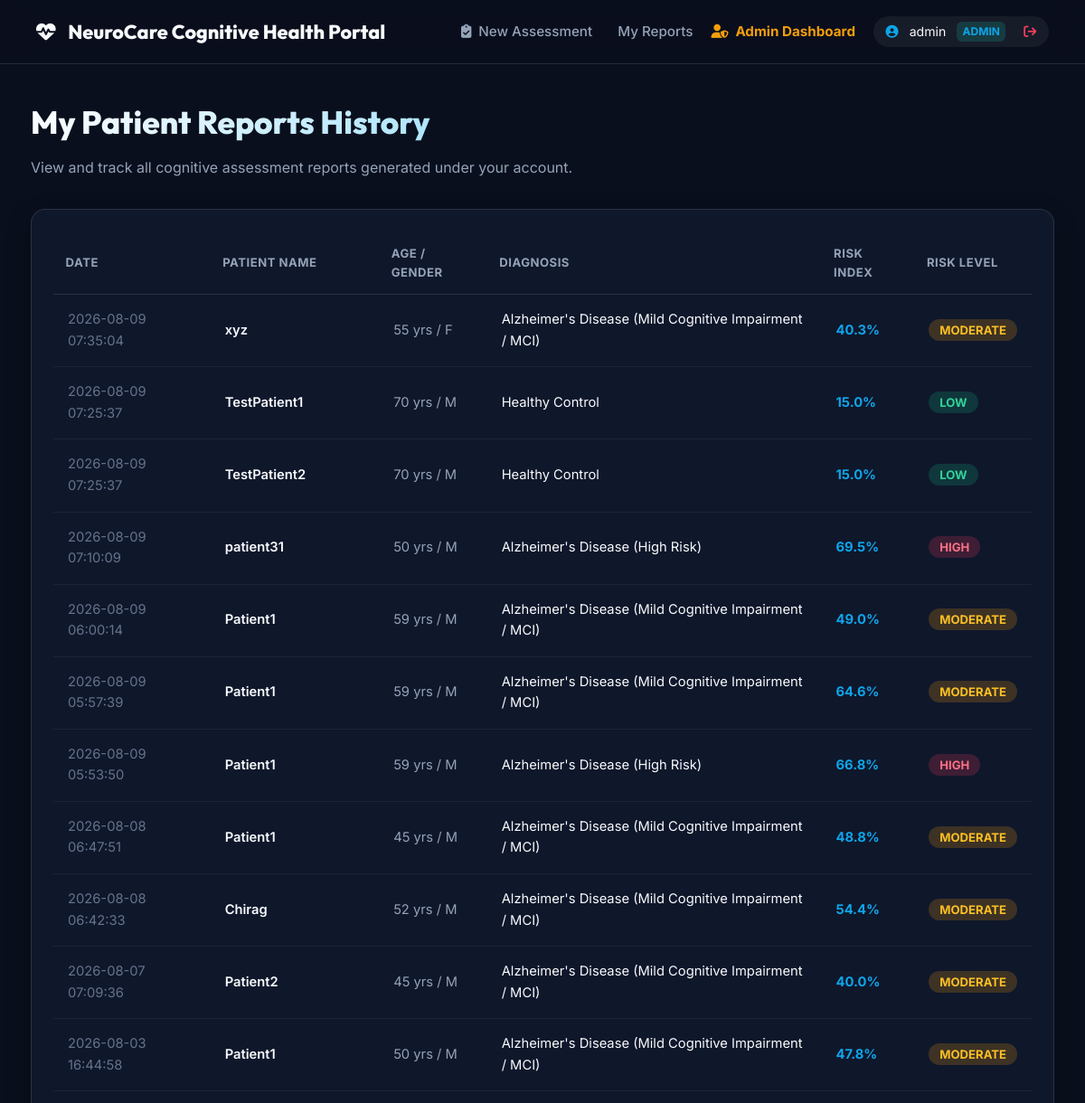
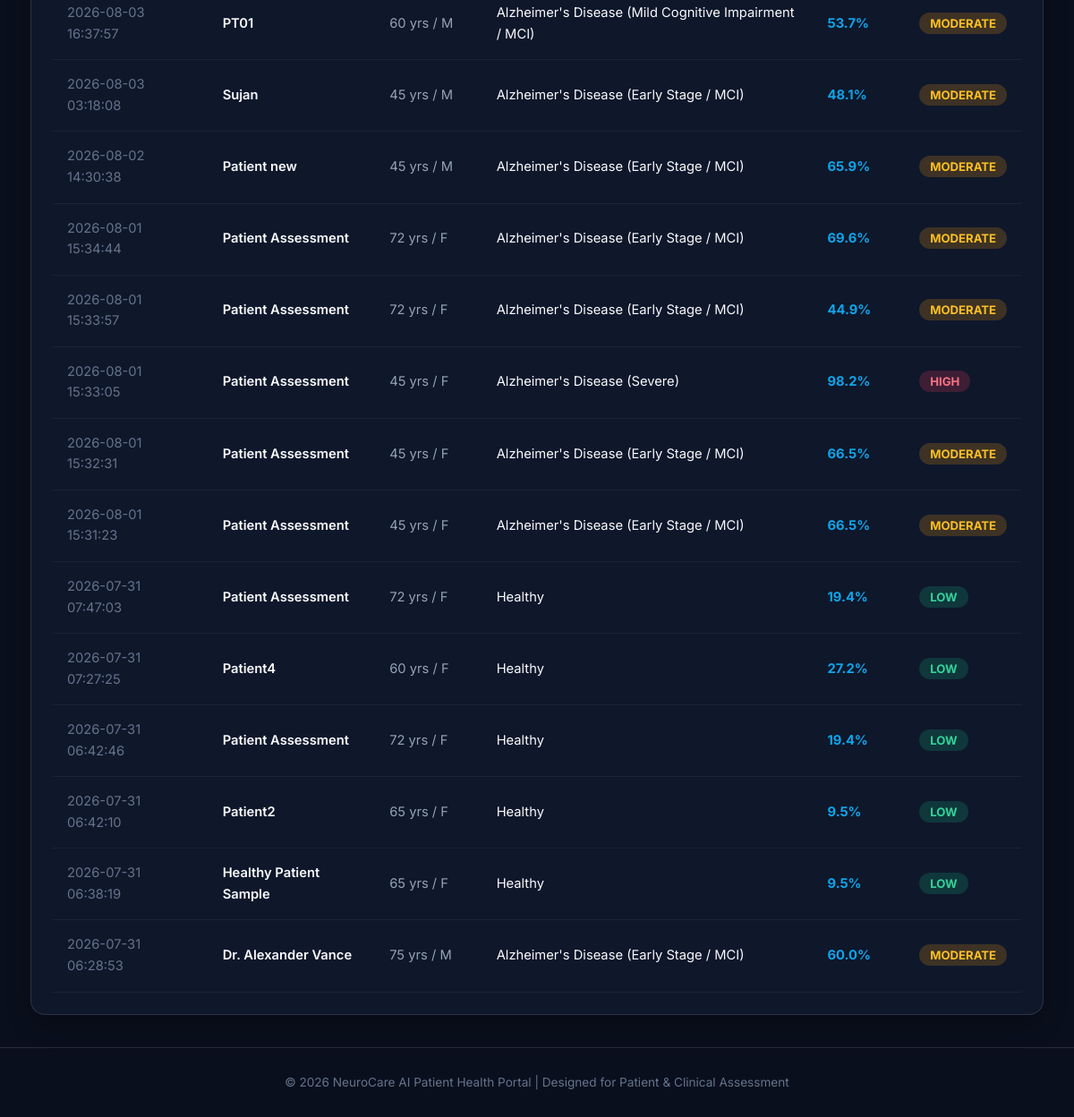
/my-reports (signed in), run on the app's committed database (2 pictures, top to bottom).
### tables this page shows
CREATE TABLE reports (
            id INTEGER PRIMARY KEY AUTOINCREMENT,
            user_id INTEGER,
            patient_name TEXT NOT NULL,
            age INTEGER,
            gender TEXT,
            diagnosis TEXT NOT NULL,
            final_probability_pct REAL NOT NULL,
            risk_level TEXT NOT NULL,
            confidence_score REAL NOT NULL,
            cognitive_prob REAL NOT NULL,
            eeg_prob REAL NOT NULL,
            speech_prob REAL NOT NULL,
            created_at TIMESTAMP DEFAULT CURRENT_TIMESTAMP,
            FOREIGN KEY (user_id) REFERENCES users (id)
        );

### app.py (the view)
@app.route('/my-reports')
def my_reports():
    if not session.get('user'):
        return render_template('portal_landing.html', error="Please sign in to view your assessment reports.")
    user_id = session['user'].get('id', 1)
    reports = get_user_reports(user_id)
    return render_template('my_reports.html', reports=reports)

### database.py (called while the page is built)
def get_db_connection():
    conn = sqlite3.connect(DB_PATH)
    conn.row_factory = sqlite3.Row
    return conn

def get_user_reports(user_id):
    conn = get_db_connection()
    cursor = conn.cursor()
    cursor.execute(
        "SELECT * FROM reports WHERE user_id = ? ORDER BY created_at DESC",
        (user_id,)
    )
    reports = [dict(r) for r in cursor.fetchall()]
    conn.close()
    return reports

### templates/my_reports.html (shortened to what this page needs)
{% extends "base.html" %}
{% block content %}
<div style="margin-bottom: 2rem;">
    <h1 class="hero-title" style="text-align: left; font-size: 2.2rem;">My Patient Reports History</h1>
    <p style="color: var(--text-secondary);">View and track all cognitive assessment reports generated under your account.</p>
</div>
{% if reports %}
    <div class="glass-panel" style="padding: 1.5rem; overflow-x: auto;">
        <table style="width: 100%; border-collapse: collapse; text-align: left; font-size: 0.92rem;">
            <thead>
                <tr style="border-bottom: 1px solid var(--border-color); color: var(--text-secondary); font-size: 0.82rem; text-transform: uppercase; letter-spacing: 0.5px;">
                    <th style="padding: 0.85rem;">Date</th>
                    <th style="padding: 0.85rem;">Patient Name</th>
                    <th style="padding: 0.85rem;">Age / Gender</th>
                    <th style="padding: 0.85rem;">Diagnosis</th>
                    <th style="padding: 0.85rem;">Risk Index</th>
                    <th style="padding: 0.85rem;">Risk Level</th>
                </tr>
            </thead>
            <tbody>
                {% for r in reports %}
                    <tr style="border-bottom: 1px solid rgba(255,255,255,0.05);">
                        <td style="padding: 1rem; color: var(--text-muted);">{{ r.created_at }}</td>
                        <td style="padding: 1rem; font-weight: 600;">{{ r.patient_name }}</td>
                        <td style="padding: 1rem; color: var(--text-secondary);">{{ r.age }} yrs / {{ r.gender }}</td>
                        <td style="padding: 1rem;">{{ r.diagnosis }}</td>
                        <td style="padding: 1rem; font-weight: 700; color: var(--accent-teal);">{{ r.final_probability_pct }}%</td>
                        <td style="padding: 1rem;">
                            {% if r.risk_level == 'High' %}
                                <span style="background: rgba(244, 63, 94, 0.2); color: #fb7185; padding: 0.25rem 0.75rem; border-radius: 12px; font-size: 0.82rem; font-weight: 700;">HIGH</span>
                            {% elif r.risk_level == 'Moderate' %}
                                <span style="background: rgba(245, 158, 11, 0.2); color: #fbbf24; padding: 0.25rem 0.75rem; border-radius: 12px; font-size: 0.82rem; font-weight: 700;">MODERATE</span>
                            {% else %}
                                <span style="background: rgba(16, 185, 129, 0.2); color: #34d399; padding: 0.25rem 0.75rem; border-radius: 12px; font-size: 0.82rem; font-weight: 700;">LOW</span>
                            {% endif %}
                        </td>
                    </tr>
                {% endfor %}
            </tbody>
        </table>
    </div>
{% endif %}
{% endblock %}

### templates/base.html (shortened to what this page needs)
<!DOCTYPE html>
<html lang="en">
<head>
    <link rel="stylesheet" href="https://cdnjs.cloudflare.com/ajax/libs/font-awesome/6.4.0/css/all.min.css">
    <link rel="stylesheet" href="{{ url_for('static', filename='css/style.css') }}">
</head>
<body>
    <nav class="navbar">
        <a href="/" class="brand-logo">
            <div class="logo-icon"><i class="fa-solid fa-heart-pulse"></i></div>
            <div class="brand-title">
                <span>NeuroCare</span>
                <span class="brand-sub">Cognitive Health Portal</span>
            </div>
        </a>
        <div class="nav-links">
            {% if session.get('user') %}
                <a href="/" class="nav-link"><i class="fa-solid fa-clipboard-check"></i> New Assessment</a>
                <a href="/my-reports" class="nav-link"> My Reports</a>
                {% if session.get('user').get('role') == 'admin' %}
                    <a href="/admin" class="nav-link" style="color: var(--accent-amber); font-weight: 700;">
                        <i class="fa-solid fa-user-shield"></i> Admin Dashboard
                    </a>
                {% endif %}
                <div style="display: flex; align-items: center; gap: 0.75rem; background: rgba(255,255,255,0.06); padding: 0.35rem 0.85rem; border-radius: 20px; font-size: 0.88rem;">
                    <i class="fa-solid fa-user-circle" style="color: var(--accent-teal);"></i>
                    <span>{{ session.get('user').get('username') }}</span>
                    <span style="font-size: 0.75rem; background: rgba(20, 184, 166, 0.2); color: var(--accent-teal); padding: 0.1rem 0.4rem; border-radius: 6px; font-weight: 700; text-transform: uppercase;">
                        {{ session.get('user').get('role', 'patient') }}
                    </span>
                    <a href="/logout" style="color: var(--accent-rose); text-decoration: none; margin-left: 0.5rem; font-weight: 600;" title="Sign Out">
                        <i class="fa-solid fa-arrow-right-from-bracket"></i>
                    </a>
                </div>
            {% endif %}
        </div>
    </nav>
    <main class="container">
        {% block content %}{% endblock %}
    </main>
    <footer class="footer">
        <p>&copy; 2026 NeuroCare AI Patient Health Portal | Designed for Patient & Clinical Assessment</p>
    </footer>
</body>
</html>

### static/css/style.css (style rules this page uses)
:root { --bg-primary: #0a0f1d; --bg-secondary: #11192e; --bg-card: rgba(17, 25, 46, 0.85); --bg-card-hover: rgba(26, 38, 66, 0.95); --border-color: rgba(255, 255, 255, 0.12); --border-accent: rgba(14, 165, 233, 0.4); --text-primary: #f8fafc; --text-secondary: #94a3b8; --text-muted: #64748b; --accent-teal: #0ea5e9; --accent-emerald: #10b981; --accent-indigo: #6366f1; --accent-amber: #f59e0b; --accent-rose: #f43f5e; --gradient-hero: linear-gradient(135deg, #0f172a 0%, #030712 100%); --gradient-primary: linear-gradient(135deg, #0ea5e9 0%, #3b82f6 50%, #6366f1 100%); --gradient-success: linear-gradient(135deg, #10b981 0%, #059669 100%); --gradient-warning: linear-gradient(135deg, #f59e0b 0%, #d97706 100%); --gradient-danger: linear-gradient(135deg, #f43f5e 0%, #e11d48 100%); --shadow-glass: 0 10px 30px -5px rgba(0, 0, 0, 0.4); --shadow-glow: 0 0 25px rgba(14, 165, 233, 0.25); }
* { margin: 0; padding: 0; box-sizing: border-box; }
body { font-family: 'Inter', system-ui, -apple-system, sans-serif; background: var(--bg-primary); color: var(--text-primary); line-height: 1.6; min-height: 100vh; display: flex; flex-direction: column; }
.glass-panel { background: var(--bg-card); backdrop-filter: blur(16px); -webkit-backdrop-filter: blur(16px); border: 1px solid var(--border-color); border-radius: 16px; box-shadow: var(--shadow-glass); transition: all 0.25s ease; width: 100%; box-sizing: border-box; overflow: hidden; }
.main-header, .navbar { display: flex; justify-content: space-between; align-items: center; padding: 1.1rem 2.5rem; border-bottom: 1px solid var(--border-color); background: rgba(10, 15, 29, 0.9); backdrop-filter: blur(12px); position: sticky; top: 0; z-index: 100; }
.brand-logo { display: flex; align-items: center; gap: 0.85rem; text-decoration: none; font-family: 'Outfit', sans-serif; font-size: 1.35rem; font-weight: 800; color: var(--text-primary); }
.nav-links { display: flex; gap: 1.25rem; align-items: center; }
.nav-link { color: var(--text-secondary); text-decoration: none; font-size: 0.95rem; font-weight: 500; transition: color 0.2s; display: flex; align-items: center; gap: 0.5rem; }
.app-container, .container { max-width: 1180px; margin: 0 auto; padding: 2.25rem 1.5rem; width: 100%; box-sizing: border-box; flex: 1; }
.hero-title { font-family: 'Outfit', sans-serif; font-size: 2.5rem; font-weight: 800; background: linear-gradient(135deg, #ffffff 0%, #38bdf8 100%); -webkit-background-clip: text; -webkit-text-fill-color: transparent; margin-bottom: 0.65rem; }
.footer { text-align: center; padding: 1.75rem; border-top: 1px solid var(--border-color); font-size: 0.85rem; color: var(--text-muted); }

### data on the page
reports: created_at "2026-08-09 07:35:04", patient_name "xyz", age "55", gender "F", diagnosis "Alzheimer's Disease (Mild Cognitive Impairment / MCI)", final_probability_pct "40.3", risk_level "MODERATE"
reports: created_at "2026-08-09 07:25:37", patient_name "TestPatient1", age "70", gender "M", diagnosis "Healthy Control", final_probability_pct "15.0", risk_level "LOW"
reports: created_at "2026-08-09 07:25:37", patient_name "TestPatient2", age "70", gender "M", diagnosis "Healthy Control", final_probability_pct "15.0", risk_level "LOW"
reports: created_at "2026-08-09 07:10:09", patient_name "patient31", age "50", gender "M", diagnosis "Alzheimer's Disease (High Risk)", final_probability_pct "69.5", risk_level "HIGH"
reports: created_at "2026-08-09 06:00:14", patient_name "Patient1", age "59", gender "M", diagnosis "Alzheimer's Disease (Mild Cognitive Impairment / MCI)", final_probability_pct "49.0", risk_level "MODERATE"
reports: created_at "2026-08-09 05:57:39", patient_name "Patient1", age "59", gender "M", diagnosis "Alzheimer's Disease (Mild Cognitive Impairment / MCI)", final_probability_pct "64.6", risk_level "MODERATE"
reports: created_at "2026-08-09 05:53:50", patient_name "Patient1", age "59", gender "M", diagnosis "Alzheimer's Disease (High Risk)", final_probability_pct "66.8", risk_level "HIGH"
reports: created_at "2026-08-08 06:47:51", patient_name "Patient1", age "45", gender "M", diagnosis "Alzheimer's Disease (Mild Cognitive Impairment / MCI)", final_probability_pct "48.8", risk_level "MODERATE"
reports: created_at "2026-08-08 06:42:33", patient_name "Chirag", age "52", gender "M", diagnosis "Alzheimer's Disease (Mild Cognitive Impairment / MCI)", final_probability_pct "54.4", risk_level "MODERATE"
reports: created_at "2026-08-07 07:09:36", patient_name "Patient2", age "45", gender "M", diagnosis "Alzheimer's Disease (Mild Cognitive Impairment / MCI)", final_probability_pct "40.0", risk_level "MODERATE"
reports: created_at "2026-08-03 16:44:58", patient_name "Patient1", age "50", gender "M", diagnosis "Alzheimer's Disease (Mild Cognitive Impairment / MCI)", final_probability_pct "47.8", risk_level "MODERATE"
reports: created_at "2026-08-03 16:37:57", patient_name "PT01", age "60", gender "M", diagnosis "Alzheimer's Disease (Mild Cognitive Impairment / MCI)", final_probability_pct "53.7", risk_level "MODERATE"
reports: created_at "2026-08-03 03:18:08", patient_name "Sujan", age "45", gender "M", diagnosis "Alzheimer's Disease (Early Stage / MCI)", final_probability_pct "48.1", risk_level "MODERATE"
reports: created_at "2026-08-02 14:30:38", patient_name "Patient new", age "45", gender "M", diagnosis "Alzheimer's Disease (Early Stage / MCI)", final_probability_pct "65.9", risk_level "MODERATE"
reports: created_at "2026-08-01 15:34:44", patient_name "Patient Assessment", age "72", gender "F", diagnosis "Alzheimer's Disease (Early Stage / MCI)", final_probability_pct "69.6", risk_level "MODERATE"
reports: created_at "2026-08-01 15:33:57", patient_name "Patient Assessment", age "72", gender "F", diagnosis "Alzheimer's Disease (Early Stage / MCI)", final_probability_pct "44.9", risk_level "MODERATE"
reports: created_at "2026-08-01 15:33:05", patient_name "Patient Assessment", age "45", gender "F", diagnosis "Alzheimer's Disease (Severe)", final_probability_pct "98.2", risk_level "HIGH"
reports: created_at "2026-08-01 15:32:31", patient_name "Patient Assessment", age "45", gender "F", diagnosis "Alzheimer's Disease (Early Stage / MCI)", final_probability_pct "66.5", risk_level "MODERATE"
reports: created_at "2026-08-01 15:31:23", patient_name "Patient Assessment", age "45", gender "F", diagnosis "Alzheimer's Disease (Early Stage / MCI)", final_probability_pct "66.5", risk_level "MODERATE"
reports: created_at "2026-07-31 07:47:03", patient_name "Patient Assessment", age "72", gender "F", diagnosis "Healthy", final_probability_pct "19.4", risk_level "LOW"
reports: created_at "2026-07-31 07:27:25", patient_name "Patient4", age "60", gender "F", diagnosis "Healthy", final_probability_pct "27.2", risk_level "LOW"
reports: created_at "2026-07-31 06:42:46", patient_name "Patient Assessment", age "72", gender "F", diagnosis "Healthy", final_probability_pct "19.4", risk_level "LOW"
reports: created_at "2026-07-31 06:42:10", patient_name "Patient2", age "65", gender "F", diagnosis "Healthy", final_probability_pct "9.5", risk_level "LOW"
reports: created_at "2026-07-31 06:38:19", patient_name "Healthy Patient Sample", age "65", gender "F", diagnosis "Healthy", final_probability_pct "9.5", risk_level "LOW"
reports: created_at "2026-07-31 06:28:53", patient_name "Dr. Alexander Vance", age "75", gender "M", diagnosis "Alzheimer's Disease (Early Stage / MCI)", final_probability_pct "60.0", risk_level "MODERATE"

### other printed values
{{ session.get('user').get('username') }} "admin"
{{ session.get('user').get('role', 'patient') }} "ADMIN"
